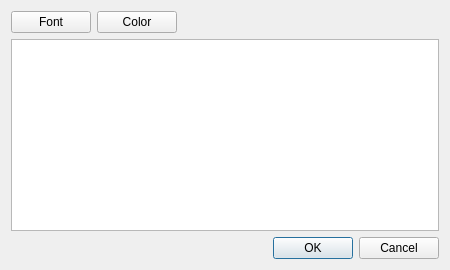
<?xml version="1.0" encoding="UTF-8"?>
<ui version="4.0">
 <class>textDialog</class>
 <widget class="QDialog" name="textDialog">
  <property name="geometry">
   <rect>
    <x>0</x>
    <y>0</y>
    <width>450</width>
    <height>270</height>
   </rect>
  </property>
  <property name="windowTitle">
   <string>Text edit</string>
  </property>
  <layout class="QGridLayout" name="gridLayout">
   <item row="3" column="0" colspan="3">
    <widget class="QDialogButtonBox" name="buttonBox">
     <property name="orientation">
      <enum>Qt::Horizontal</enum>
     </property>
     <property name="standardButtons">
      <set>QDialogButtonBox::Cancel|QDialogButtonBox::Ok</set>
     </property>
    </widget>
   </item>
   <item row="1" column="0" colspan="3">
    <widget class="QTextEdit" name="textEdit"/>
   </item>
   <item row="0" column="0">
    <widget class="QPushButton" name="fontB">
     <property name="sizePolicy">
      <sizepolicy hsizetype="Fixed" vsizetype="Fixed">
       <horstretch>0</horstretch>
       <verstretch>0</verstretch>
      </sizepolicy>
     </property>
     <property name="text">
      <string>Font</string>
     </property>
    </widget>
   </item>
   <item row="0" column="1">
    <widget class="QPushButton" name="colorB">
     <property name="sizePolicy">
      <sizepolicy hsizetype="Fixed" vsizetype="Fixed">
       <horstretch>0</horstretch>
       <verstretch>0</verstretch>
      </sizepolicy>
     </property>
     <property name="text">
      <string>Color</string>
     </property>
    </widget>
   </item>
  </layout>
 </widget>
 <resources/>
 <connections>
  <connection>
   <sender>buttonBox</sender>
   <signal>accepted()</signal>
   <receiver>textDialog</receiver>
   <slot>accept()</slot>
   <hints>
    <hint type="sourcelabel">
     <x>248</x>
     <y>254</y>
    </hint>
    <hint type="destinationlabel">
     <x>157</x>
     <y>274</y>
    </hint>
   </hints>
  </connection>
  <connection>
   <sender>buttonBox</sender>
   <signal>rejected()</signal>
   <receiver>textDialog</receiver>
   <slot>reject()</slot>
   <hints>
    <hint type="sourcelabel">
     <x>316</x>
     <y>260</y>
    </hint>
    <hint type="destinationlabel">
     <x>286</x>
     <y>274</y>
    </hint>
   </hints>
  </connection>
 </connections>
</ui>
